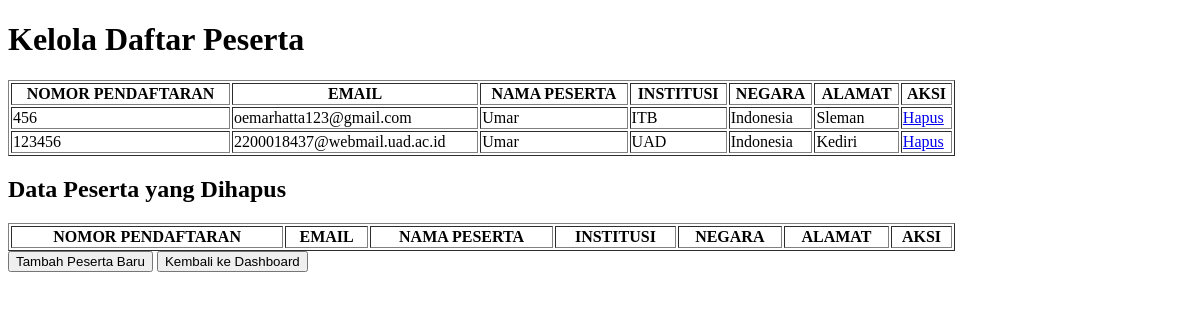
Page /kelola_peserta.php (signed in) on the earlier database version.
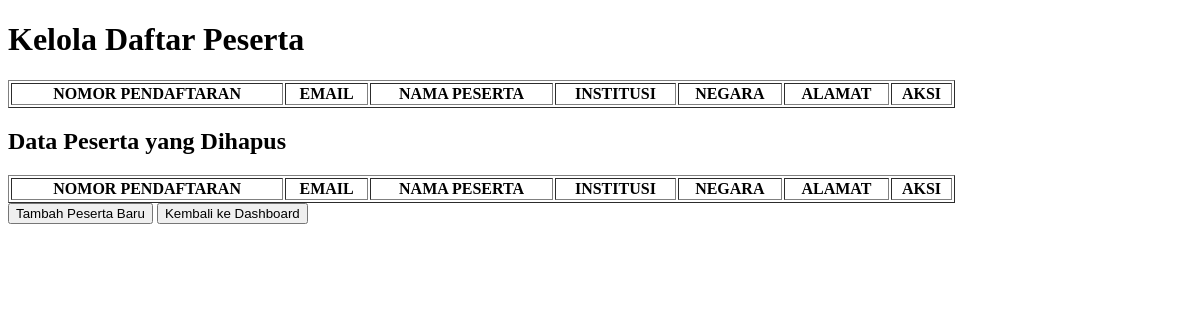
Same page on the later database version.
### tables this page shows
CREATE TABLE `user_registration` (
  `id` int(11) NOT NULL,
  `nama` varchar(50) NOT NULL,
  `email` varchar(50) NOT NULL,
  `institusi` varchar(50) NOT NULL,
  `negara` varchar(50) NOT NULL,
  `alamat` varchar(50) NOT NULL
);

### kelola_peserta.php (the view, shortened to what this page needs)
<?php
include_once("koneksi.php");
$result = mysqli_query($con, "SELECT * FROM user_registration");
?>
<!DOCTYPE html>
<html lang="en">
<head>
</head>
<body>
    <div class="form-container">
        <h1>Kelola Daftar Peserta</h1>
        <table width='80%' border=1>
            <tr>
                <th>NOMOR PENDAFTARAN</th>
                <th>EMAIL</th>
                <th>NAMA PESERTA</th>
                <th>INSTITUSI</th>
                <th>NEGARA</th>
                <th>ALAMAT</th>
                <th>AKSI</th>
            </tr>
            <?php
            while ($user_data = mysqli_fetch_array($result)) {
                echo "<tr>";
                echo "<td>" . $user_data['id'] . "</td>";
                echo "<td>" . $user_data['email'] . "</td>";
                echo "<td>" . $user_data['nama'] . "</td>";
                echo "<td>" . $user_data['institusi'] . "</td>";
                echo "<td>" . $user_data['negara'] . "</td>";
                echo "<td>" . $user_data['alamat'] . "</td>";
                echo "<td><a href='kelola_peserta.php?delete_id=" . $user_data['id'] . "'>Hapus</a></td>";
                echo "</tr>";
            }
            ?>
        </table>
        <h2>Data Peserta yang Dihapus</h2>
        <table width='80%' border=1>
            <tr>
                <th>NOMOR PENDAFTARAN</th>
                <th>EMAIL</th>
                <th>NAMA PESERTA</th>
                <th>INSTITUSI</th>
                <th>NEGARA</th>
                <th>ALAMAT</th>
                <th>AKSI</th>
            </tr>
        </table>
        <a href="tambah_peserta.php"><button type="button">Tambah Peserta Baru</button></a>
        <a href="admin_dashboard.php"><button type="button">Kembali ke Dashboard</button></a>
    </div>
</body>
</html>

Differences in the rows shown:
removed user_registration: id "456", email "oemarhatta123@gmail.com", nama "Umar", institusi "ITB", negara "Indonesia", alamat "Sleman"
removed user_registration: id "123456", email "2200018437@webmail.uad.ac.id", nama "Umar", institusi "UAD", negara "Indonesia", alamat "Kediri"
